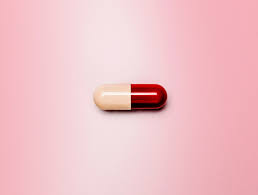
#> input picture pill1.jpg, 258 x 195 px
$ jupyter execute rotate_simple.ipynb
#> lines starting #> are read from the running program, lines starting #| are printed output that depends on the picture
[cell 1]
import numpy as np
import argparse
import imutils
import cv2
import matplotlib.pyplot as plt

[cell 2]
# ap = argparse.ArgumentParser()
# ap.add_argument("-i", "--image", required = True, help = "path to the image file")
# args = vars(ap.parse_args())
image = cv2.imread("pill1.jpg")
#> image is the input picture: shape (195, 258, 3); mean B, G, R 200.3, 194.1, 240.5
img = cv2.cvtColor(image, cv2.COLOR_BGR2RGB)
plt.imshow(img)

[cell 3]
for angle in np.arange(0, 360, 15):
    rotated = imutils.rotate(img, angle)
    plt.imshow(rotated)
#> this loop made 24 passes
#> pass 2, `rotated = imutils.rotate(img, angle)`:
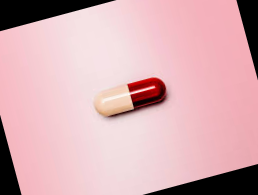
#> rotated: shape (195, 258, 3); mean R, G, B 214.6, 174.5, 179.7
#> pass 3, `rotated = imutils.rotate(img, angle)`:
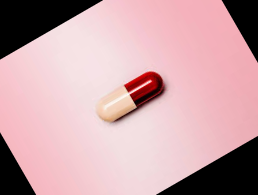
#> rotated: shape (195, 258, 3); mean R, G, B 199.9, 163.3, 168.1
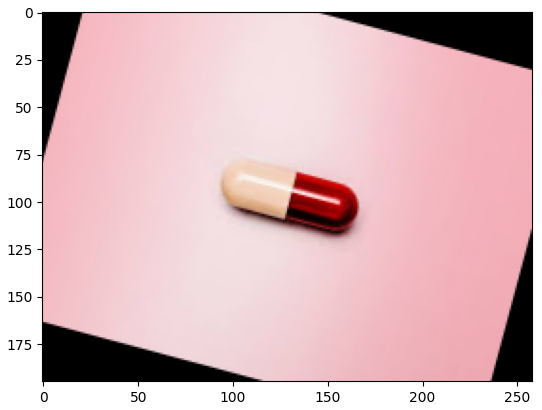
#> figure drawn by matplotlib, 1 panel

$ run again, with pill2.jpg copied over pill1.jpg
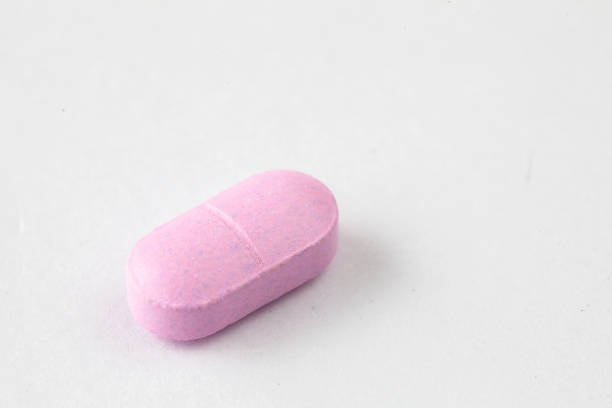
#> input picture pill2.jpg, 612 x 408 px
#> image is the input picture: shape (408, 612, 3); mean B, G, R 229.9, 226.6, 232.4
#> the loop `for angle in np.arange(0, 360, 15):` made 24 passes
#> pass 3, `rotated = imutils.rotate(img, angle)`:
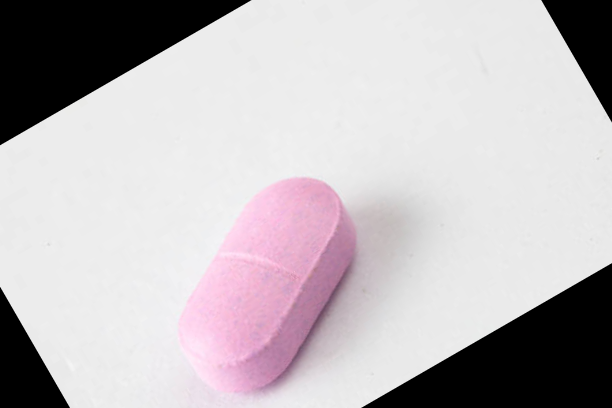
#> rotated: shape (408, 612, 3); mean R, G, B 190.1, 184.4, 187.7
#> `[cell 3] for angle in np.arange(0, 360, 15): rotated = imutils.rotate(..`:
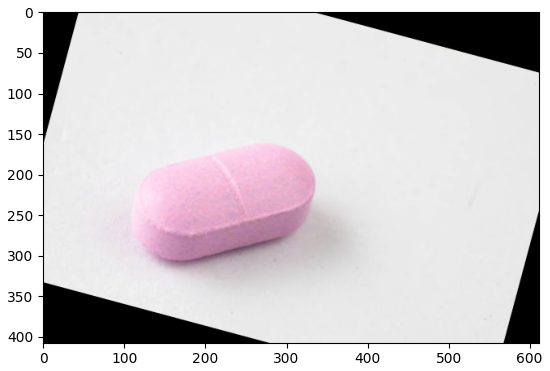
#> figure drawn by matplotlib, 1 panel
